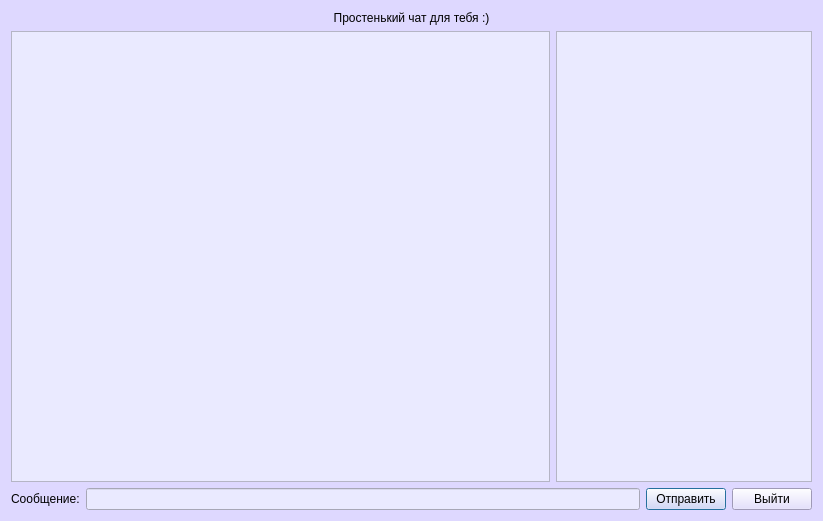
<?xml version="1.0" encoding="UTF-8"?>
<ui version="4.0">
 <class>ChatDialog</class>
 <widget class="QDialog" name="ChatDialog">
  <property name="geometry">
   <rect>
    <x>0</x>
    <y>0</y>
    <width>823</width>
    <height>521</height>
   </rect>
  </property>
  <property name="windowTitle">
   <string>Chat</string>
  </property>
  <property name="styleSheet">
   <string notr="true">background-color: rgb(222, 216, 255);
border-color: rgb(0, 0, 127);
font: 14pt &quot;Calibri&quot;;</string>
  </property>
  <layout class="QGridLayout" name="gridLayout_2">
   <item row="1" column="0" colspan="4">
    <layout class="QGridLayout" name="gridLayout">
     <property name="leftMargin">
      <number>0</number>
     </property>
     <property name="topMargin">
      <number>0</number>
     </property>
     <property name="rightMargin">
      <number>0</number>
     </property>
     <property name="bottomMargin">
      <number>0</number>
     </property>
     <item row="0" column="1">
      <widget class="QTextEdit" name="textEdit">
       <property name="focusPolicy">
        <enum>Qt::NoFocus</enum>
       </property>
       <property name="styleSheet">
        <string notr="true">background-color: rgb(234, 234, 255);</string>
       </property>
       <property name="readOnly">
        <bool>true</bool>
       </property>
      </widget>
     </item>
     <item row="0" column="2" colspan="2">
      <widget class="QListWidget" name="listWidget">
       <property name="maximumSize">
        <size>
         <width>400</width>
         <height>16777215</height>
        </size>
       </property>
       <property name="focusPolicy">
        <enum>Qt::NoFocus</enum>
       </property>
       <property name="styleSheet">
        <string notr="true">background-color: rgb(234, 234, 255);
border-color: rgb(0, 0, 127);</string>
       </property>
      </widget>
     </item>
    </layout>
   </item>
   <item row="2" column="0">
    <widget class="QLabel" name="label">
     <property name="styleSheet">
      <string notr="true"/>
     </property>
     <property name="text">
      <string>Сообщение:</string>
     </property>
    </widget>
   </item>
   <item row="2" column="1">
    <widget class="QLineEdit" name="lineEdit">
     <property name="styleSheet">
      <string notr="true">background-color: rgb(234, 234, 255);</string>
     </property>
    </widget>
   </item>
   <item row="2" column="2">
    <widget class="QPushButton" name="pbSend">
     <property name="enabled">
      <bool>true</bool>
     </property>
     <property name="text">
      <string>Отправить</string>
     </property>
    </widget>
   </item>
   <item row="2" column="3">
    <widget class="QPushButton" name="pbClose">
     <property name="enabled">
      <bool>true</bool>
     </property>
     <property name="text">
      <string>Выйти</string>
     </property>
    </widget>
   </item>
   <item row="0" column="0" colspan="4">
    <widget class="QLabel" name="header_label">
     <property name="styleSheet">
      <string notr="true"/>
     </property>
     <property name="text">
      <string>Простенький чат для тебя :)</string>
     </property>
     <property name="alignment">
      <set>Qt::AlignCenter</set>
     </property>
    </widget>
   </item>
  </layout>
 </widget>
 <resources/>
 <connections/>
</ui>
